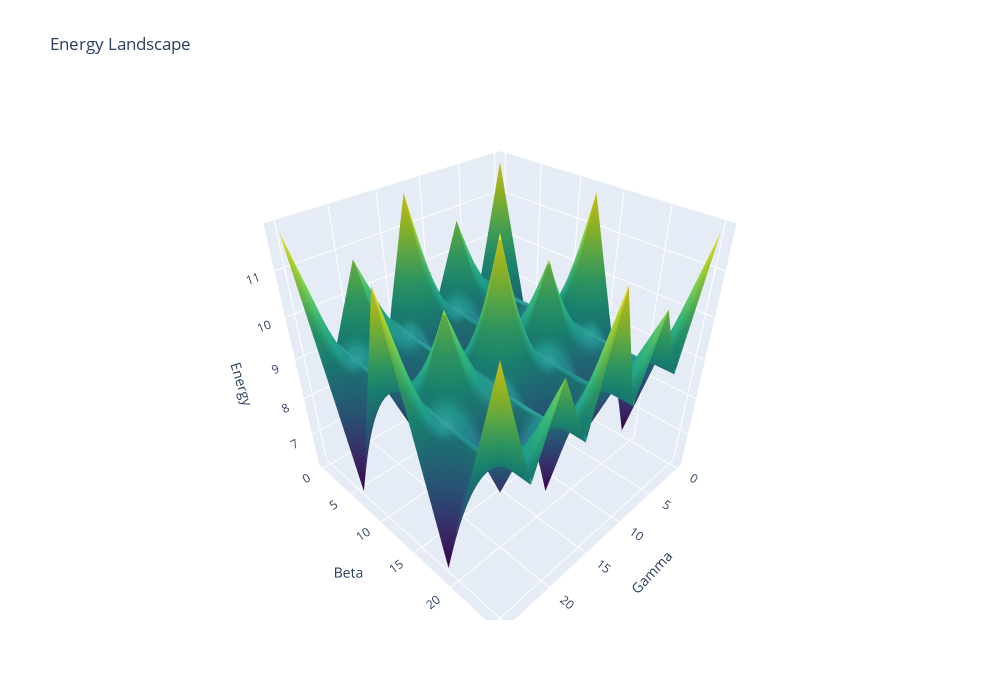

The code cell stored with this chart in its notebook:
### Code cell
fig = go.Figure(data=[go.Surface(x=gamma, y=beta, z=energy, opacity=1, showscale=False, colorscale='Viridis')])

fig.update_layout(title='Energy Landscape',
                   autosize=False,
                  width=1000, height=700,
                 scene = dict(
                    xaxis_title='Gamma',
                    yaxis_title='Beta',
                    zaxis_title='Energy'))
fig.show()
